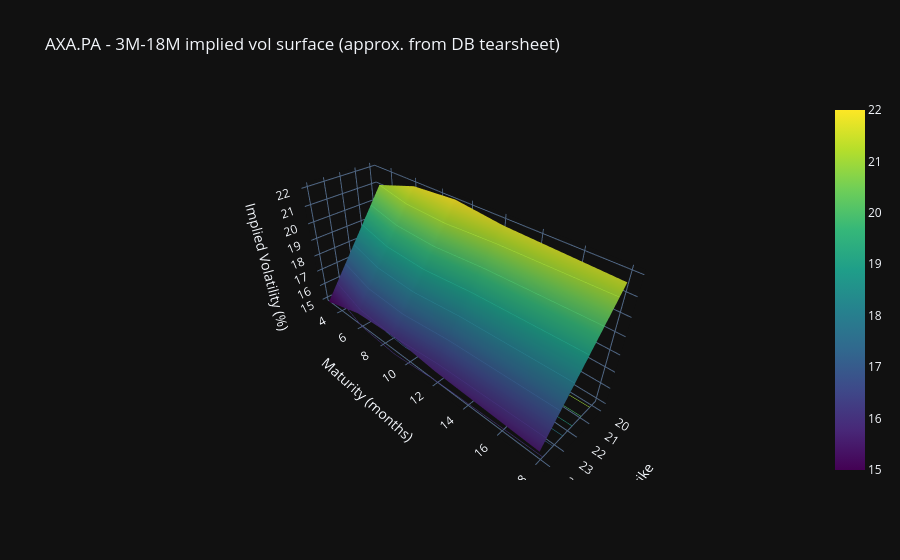
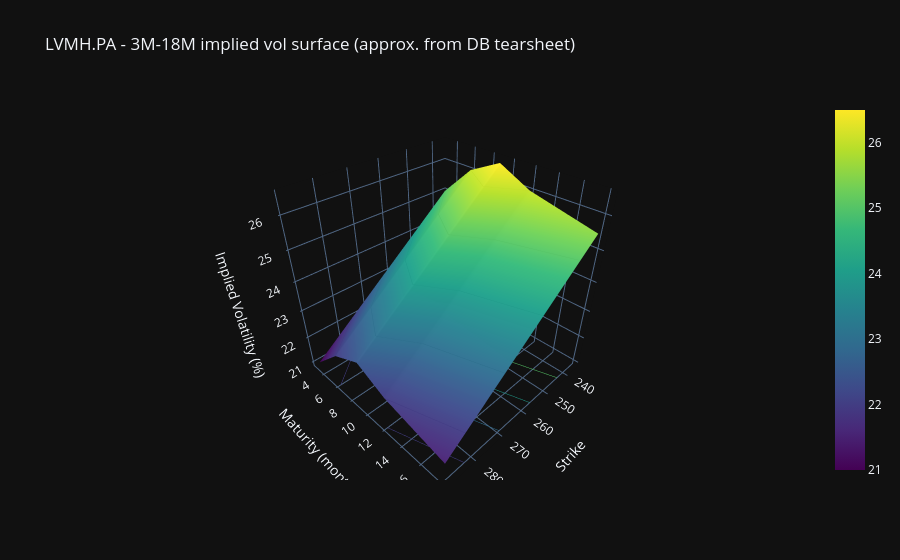
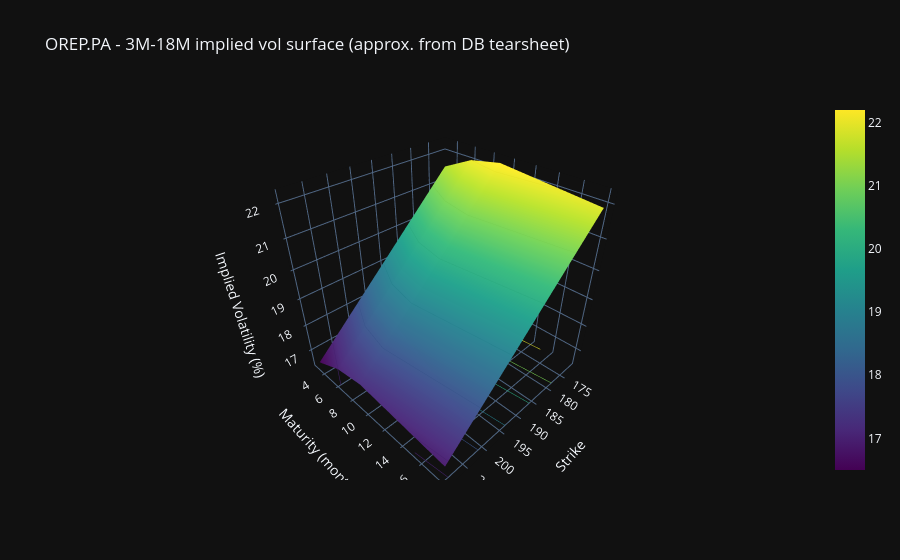
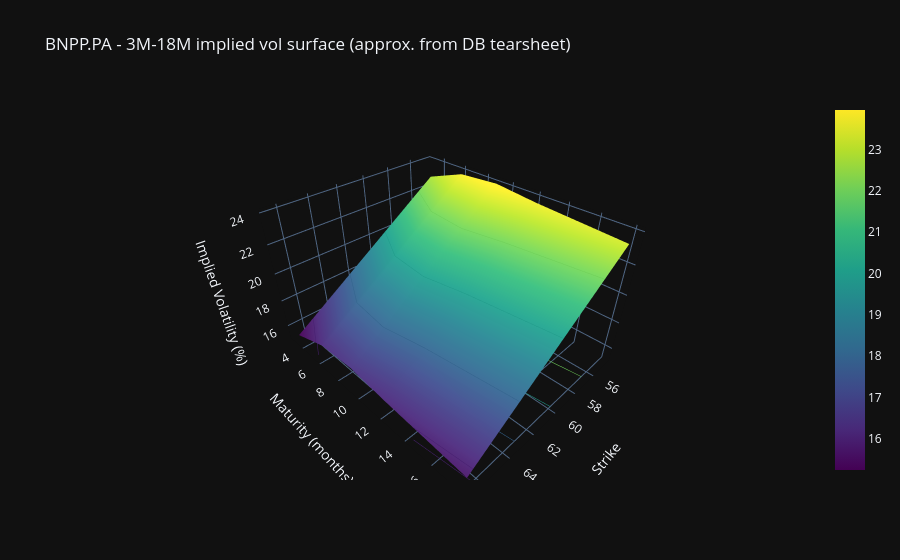

Notebook source saved alongside these figures, in order:
### Code cell
import numpy as np
import plotly.graph_objects as go

# --- Données reconstituées ---
term_data = {
    "AXA.PA":  {"S0": 22.0,   "atm_vols": [18.0, 18.8, 19.0, 18.7, 18.5], "steep": 6.0},
    "LVMH.PA": {"S0": 262.6,  "atm_vols": [23.0, 24.0, 24.5, 24.0, 23.5], "steep": 4.0},
    "OREP.PA": {"S0": 190.3,  "atm_vols": [19.0, 19.5, 19.7, 19.6, 19.4], "steep": 5.0},
    "BNPP.PA": {"S0": 60.6,   "atm_vols": [19.0, 20.0, 20.2, 19.9, 19.5], "steep": 7.5},
    "SOGN.PA": {"S0": 44.5,   "atm_vols": [22.0, 23.0, 23.5, 23.0, 22.5], "steep": 7.5},
    "DANO.PA": {"S0": 65.5,   "atm_vols": [19.0, 19.2, 19.4, 19.3, 19.0], "steep": 2.5},
    "ENGIE.PA":{"S0": 14.1,   "atm_vols": [20.0, 20.5, 20.8, 20.7, 20.5], "steep": 5.0},
    "SIEGn.DE":{"S0": 104.5,  "atm_vols": [20.0, 20.8, 21.0, 20.8, 20.5], "steep": 5.0},
}

maturities = np.array([3, 6, 9, 12, 18])  # en mois
rel_strikes = np.array([0.9, 1.0, 1.1])   # strikes relatifs

# --- Construction des surfaces ---
for name, d in term_data.items():
    S0 = d["S0"]
    steep = d["steep"]
    atm_vols = np.array(d["atm_vols"])
    
    K_grid = rel_strikes * S0
    T_grid = maturities
    
    vol_surface = np.zeros((len(T_grid), len(K_grid)))
    for i, vol_atm in enumerate(atm_vols):
        for j, k in enumerate(rel_strikes):
            # linéaire : vol décroît de +steep/2 à -steep/2 autour de l'ATM
            adj = 0.5 * steep * (1 if k < 1 else (-1 if k > 1 else 0))
            vol_surface[i, j] = vol_atm + adj
    
    # --- Plot 3D ---
    fig = go.Figure(data=[go.Surface(
        x=K_grid, y=T_grid, z=vol_surface,
        colorscale='Viridis',
        contours={"z": {"show": True, "usecolormap": True, "highlightcolor": "lime", "project_z": True}},
    )])
    
    fig.update_layout(
        title=f"{name} - 3M-18M implied vol surface (approx. from DB tearsheet)",
        scene=dict(
            xaxis_title="Strike",
            yaxis_title="Maturity (months)",
            zaxis_title="Implied Volatility (%)",
        ),
        template="plotly_dark",
    )
    
    fig.show()

### Figure 1 — Plotly figure (JSON) as saved in the notebook; plotly's stock layout.template omitted (floating-point values rounded to 4 significant figures)
{"data": [{"colorscale": [[0, "#440154"], [0.1111, "#482878"], [0.2222, "#3e4989"], [0.3333, "#31688e"], [0.4444, "#26828e"], [0.5556, "#1f9e89"], [0.6667, "#35b779"], [0.7778, "#6ece58"], [0.8889, "#b5de2b"], [1, "#fde725"]], "contours": {"z": {"highlightcolor": "lime", "project": {"z": true}, "show": true, "usecolormap": true}}, "type": "surface", "x": [19.8, 22, 24.2], "y": [3, 6, 9, 12, 18], "z": [[21, 18, 15], [21.8, 18.8, 15.8], [22, 19, 16], [21.7, 18.7, 15.7], [21.5, 18.5, 15.5]]}], "layout": {"autosize": true, "scene": {"aspectmode": "auto", "aspectratio": {"x": 0.5692, "y": 1.94, "z": 0.9055}, "camera": {"center": {"x": 0, "y": 0, "z": 0}, "eye": {"x": 1.549, "y": 1.549, "z": 1.549}, "projection": {"type": "perspective"}, "up": {"x": 0, "y": 0, "z": 1}}, "xaxis": {"title": {"text": "Strike"}, "type": "linear"}, "yaxis": {"title": {"text": "Maturity (months)"}, "type": "linear"}, "zaxis": {"title": {"text": "Implied Volatility (%)"}, "type": "linear"}}, "title": {"text": "AXA.PA - 3M-18M implied vol surface (approx. from DB tearsheet)"}}}

### Figure 2 — Plotly figure (JSON) as saved in the notebook; plotly's stock layout.template omitted (floating-point values rounded to 4 significant figures)
{"data": [{"colorscale": [[0, "#440154"], [0.1111, "#482878"], [0.2222, "#3e4989"], [0.3333, "#31688e"], [0.4444, "#26828e"], [0.5556, "#1f9e89"], [0.6667, "#35b779"], [0.7778, "#6ece58"], [0.8889, "#b5de2b"], [1, "#fde725"]], "contours": {"z": {"highlightcolor": "lime", "project": {"z": true}, "show": true, "usecolormap": true}}, "type": "surface", "x": [236.3, 262.6, 288.9], "y": [3, 6, 9, 12, 18], "z": [[25, 23, 21], [26, 24, 22], [26.5, 24.5, 22.5], [26, 24, 22], [25.5, 23.5, 21.5]]}], "layout": {"autosize": true, "scene": {"aspectmode": "auto", "aspectratio": {"x": 1, "y": 1, "z": 1}, "xaxis": {"title": {"text": "Strike"}, "type": "linear"}, "yaxis": {"title": {"text": "Maturity (months)"}, "type": "linear"}, "zaxis": {"title": {"text": "Implied Volatility (%)"}, "type": "linear"}}, "title": {"text": "LVMH.PA - 3M-18M implied vol surface (approx. from DB tearsheet)"}}}

### Figure 3 — Plotly figure (JSON) as saved in the notebook; plotly's stock layout.template omitted (floating-point values rounded to 4 significant figures)
{"data": [{"colorscale": [[0, "#440154"], [0.1111, "#482878"], [0.2222, "#3e4989"], [0.3333, "#31688e"], [0.4444, "#26828e"], [0.5556, "#1f9e89"], [0.6667, "#35b779"], [0.7778, "#6ece58"], [0.8889, "#b5de2b"], [1, "#fde725"]], "contours": {"z": {"highlightcolor": "lime", "project": {"z": true}, "show": true, "usecolormap": true}}, "type": "surface", "x": [171.3, 190.3, 209.3], "y": [3, 6, 9, 12, 18], "z": [[21.5, 19, 16.5], [22, 19.5, 17], [22.2, 19.7, 17.2], [22.1, 19.6, 17.1], [21.9, 19.4, 16.9]]}], "layout": {"autosize": true, "scene": {"aspectmode": "auto", "aspectratio": {"x": 1, "y": 1, "z": 1}, "xaxis": {"title": {"text": "Strike"}, "type": "linear"}, "yaxis": {"title": {"text": "Maturity (months)"}, "type": "linear"}, "zaxis": {"title": {"text": "Implied Volatility (%)"}, "type": "linear"}}, "title": {"text": "OREP.PA - 3M-18M implied vol surface (approx. from DB tearsheet)"}}}

### Figure 4 — Plotly figure (JSON) as saved in the notebook; plotly's stock layout.template omitted (floating-point values rounded to 4 significant figures)
{"data": [{"colorscale": [[0, "#440154"], [0.1111, "#482878"], [0.2222, "#3e4989"], [0.3333, "#31688e"], [0.4444, "#26828e"], [0.5556, "#1f9e89"], [0.6667, "#35b779"], [0.7778, "#6ece58"], [0.8889, "#b5de2b"], [1, "#fde725"]], "contours": {"z": {"highlightcolor": "lime", "project": {"z": true}, "show": true, "usecolormap": true}}, "type": "surface", "x": [54.54, 60.6, 66.66], "y": [3, 6, 9, 12, 18], "z": [[22.75, 19, 15.25], [23.75, 20, 16.25], [23.95, 20.2, 16.45], [23.65, 19.9, 16.15], [23.25, 19.5, 15.75]]}], "layout": {"autosize": true, "scene": {"aspectmode": "auto", "aspectratio": {"x": 1.04, "y": 1.287, "z": 0.7467}, "xaxis": {"title": {"text": "Strike"}, "type": "linear"}, "yaxis": {"title": {"text": "Maturity (months)"}, "type": "linear"}, "zaxis": {"title": {"text": "Implied Volatility (%)"}, "type": "linear"}}, "title": {"text": "BNPP.PA - 3M-18M implied vol surface (approx. from DB tearsheet)"}}}
